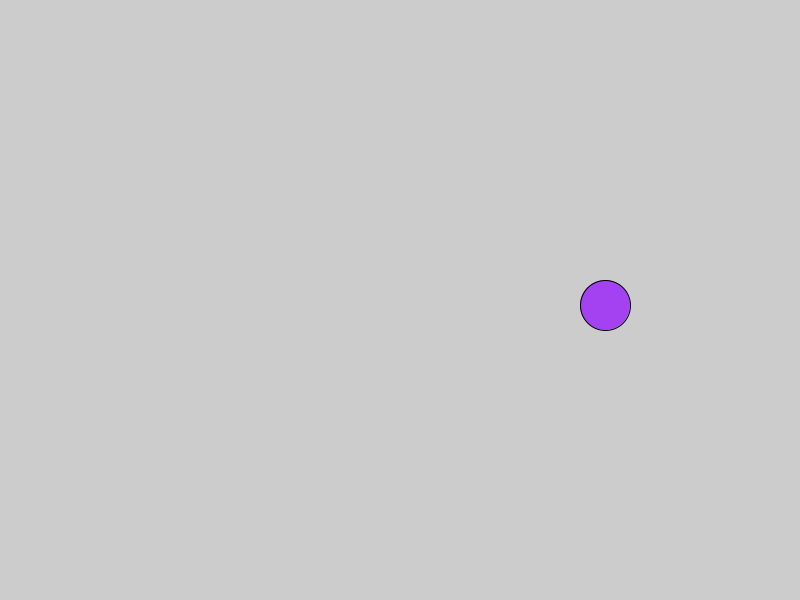
Frame 1 (no input)
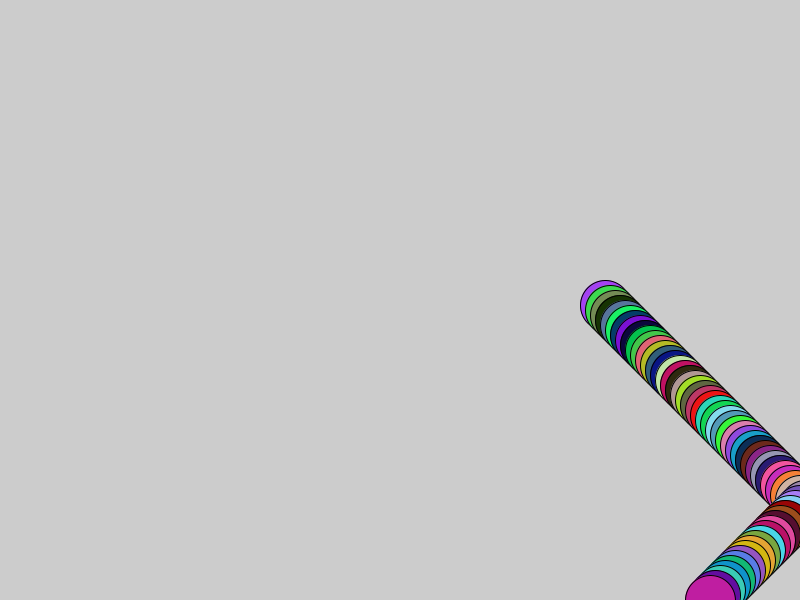
Frame 60 (the mouse pressed at the canvas centre just before this capture)
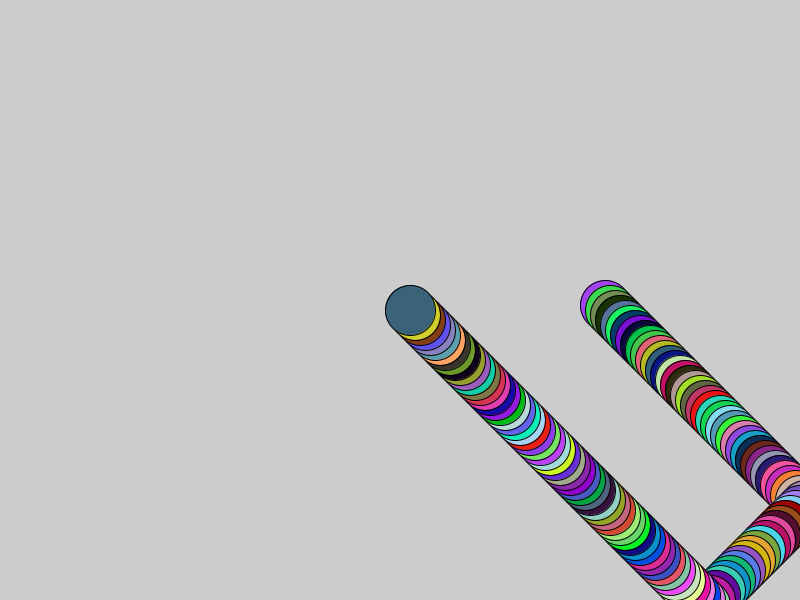
Frame 120 (the mouse held since frame 60 and released just before this capture)

The Processing sketch that drew these frames (run headless with seeded random() and noise(); from frame 60 on, the mouse is pressed at the canvas centre):

// Processing sketch: episode_3
// ── episode_3.pde
float x = 600;
float y = 300;

float xSpeed = 5;
float ySpeed = 5; 

void setup() {
  size(800, 600);
}

void draw() {
  fill(random(255), random(255), random(255)); 
  
  x += xSpeed;
  if ( x > width || x < 0) {
    xSpeed *= -1;
  }
  
  y += ySpeed; 
  if ( y > height || y < 0) {
    ySpeed *= -1;
  }
  
  ellipse(x, y, 50, 50);
}
 
